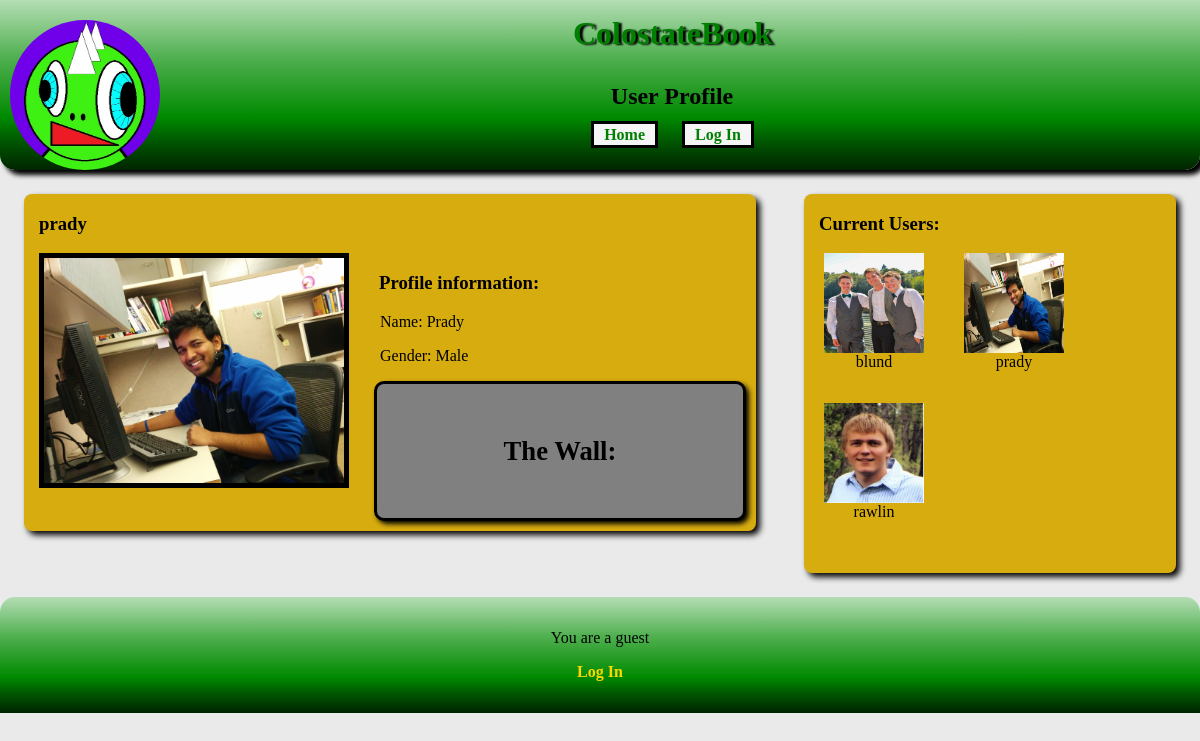
The page /profile.php?uname=prady on the database its author committed.
### tables this page shows
CREATE TABLE users (username varchar(255) unique primary key, password varchar(255), name varchar(255), gender varchar(6), phone varchar(20), email varchar(255), admin boolean, pictureLocation varchar(255) , bio varchar(255));

### helpers.php (called while the page is built, shortened)
<?php
function makeNewUser($uname, $pass, $name, $sex, $number, $mail, $privileges, $picture, $friends, $pending, $bio) {
	$u = new User();
	$u->username = $uname;
	$u->passwd  = $pass;
	$u->name  = $name;
	$u->gender = $sex;
	$u->phone  = $number;
	$u->email  = $mail;
	$u->admin  = $privileges;
	$u->pic = $picture;
	$u->friends = $friends;
	$u->pending = $pending;
	$u->bio = $bio;
	return $u;
}
function readUsers() {
	$q = new Querries();
	$db = $q->getDB();
	$array = $db->query($q->GET_ALL_USER_NAMES);
	$retVal=array();
  	while($res = $array->fetchArray())
	{
		$user = getUser($res["username"]);
        	array_push($retVal, $user);
        }
	return $retVal;
}
function getUser($uname) {
	$q = new Querries();
	$db = $q->getDB();
	$array = $db->query(sprintf($q->GET_USER, $uname));
	$res = $array->fetchArray();
  	$user = makeNewUser($res["username"],$res["password"],$res["name"],$res["gender"],$res["phone"],$res["email"],$res["admin"],$res["pictureLocation"], array(), array(), $res["bio"]);
	$user->friends = getFriends($uname);
	$user->pending = getRequests($uname);
	return $user;
}
function getUserSummary($username) {
	return getUser($username)->bio;
}
function getFriends($uname){
	if($uname == 'guest') return array();
	$q = new Querries();
	$db = $q->getDB();
	$array = $db->query(sprintf($q->GET_USER_FRIENDS, $uname));
	$friends=array();
	while($res = $array->fetchArray())
	{
		$user = $res["friend"];
		array_push($friends,$user);
	}
	return $friends;
}
function getRequestUsers($uname){
	$q = new Querries();
	$db = $q->getDB();
	$array = $db->query(sprintf($q->GET_PENDING_REQUESTS, $uname));
	$requests=array();
	return $requests;
}
function getRequests($uname)
{
	$requests = array();
	foreach(getRequestUsers($uname) as $usr){
		$requests[$usr->username]=$usr->username;
	}
	return $requests;
}
function isPendingUser($username) {
	$q= new Querries();
	$db = $q->getDB();
	$res = $db->query(sprintf($q->IS_PENDING_USER, $username));
	if(!($res instanceof Sqlite3Result))
	{
		return false;
	}
	else {
		$array = $res->fetchArray();
		if ($array) {
			return true;
		}
		else {
			return false;
		}
	}
}
?>

### profile.php (the view, shortened to what this page needs)
<?php
include 'header.php';
include 'nav.php';
$uname = "";
if (isset($_GET['uname'])) {
	$uname = $_GET['uname'];
}
$user = getUser($uname);
$userSummary = getUserSummary($uname);
?>
<?php if (!is_null($user)) {?>
<div class="wrapper">
	<div class="left">
<?php
echo "<h3>$uname</h3>";
 ?>
<img class="prof_pic" src="<?php echo $user->pic; ?>" alt="Photo of <?php echo $user->name?>" />
<div id="profile_info">
	<h3>Profile information:</h3>
	<p>Name: <?php echo ' ' . $user->name ?></p>
	<p>Gender: <?php echo ' ' . $user->gender ?></p>
<div id="wall">
	<h3>The Wall:</h3>
</div>
</div>
</div>
</div>
<?php include 'userList.php'; ?>
<?php } else {
	?>
	<p>ERROR: No user profile was specified.</p>
<?php } ?>
<?php include 'footer.php'; ?>

### userList.php (shortened to what this page needs)
<div class="users">
	<div id="friends">
	<h3>Current Users:</h3>
	<?php
	$users = readUsers();
	foreach($users as $u){
		if (!isPendingUser($u->username)) {
		$uname = $u->username;
		$picture = $u->pic;
		if(!in_array($u->username, getFriends($_SESSION['username']))){?>
		<div class="user">
			<?php echo '<a href="profile.php?uname='.$uname.'"><img class="thumbnails" src="'.$picture.'" alt="user1" /></a>'; ?>
			<?php echo $uname ?>
		</div>
	<?php
	}
	}
	}
	?>
	</div>
</div>

### style.css (style rules this page uses)
a { text-decoration: none; }
h3 { margin-left:15px; }
p { margin:1em; color: black; }
html { min-height:530px; }
body { padding:0px; margin:0px; width:100%; height:100%; font-family:Times; background-color: #EAEAEA; }
img.thumbnails { width: 100px; height: 100px; margin-left: auto; margin-right:auto; display:block; }
.user { width: 140px; height: 150px; text-align: center; float:left; overflow:auto; }
img.prof_pic { width:300px; float: left; display: block; margin-left: 15px; margin-right:15px; margin-bottom:15px; border: solid 5px; }
.wrapper { width:100%; height:70%; }
.left { width:61%; margin:2%; background-color:#D7AC0F; float: left; overflow: auto; border-radius: 8px; box-shadow: 4px 4px 6px; }
.users { width:31%; margin:2%; padding-bottom:20px; background-color:#D7AC0F; float:left; overflow: auto; border-radius: 8px; box-shadow: 4px 4px 6px; }
a:link { font-weight: bold; color: gold; }
#profile_info { overflow: auto; }
#friends { width: 100%; float:left; }
#wall { margin: 10px; border: 3px solid black; background-color: grey; padding: 25px; border-radius: 10px; box-shadow: 3px 3px 5px; }
#wall h3 { margin-left: 0px; font-size: 20pt; text-align: center; }

### rows shown on the page
users: username "prady", pictureLocation (picture), name "Prady", gender "Male", uname "prady"
users: pictureLocation (picture), uname "blund"
users: pictureLocation (picture), uname "rawlin"

### other values the page prints
$pageTitle "User Profile"
$status "Log In"
